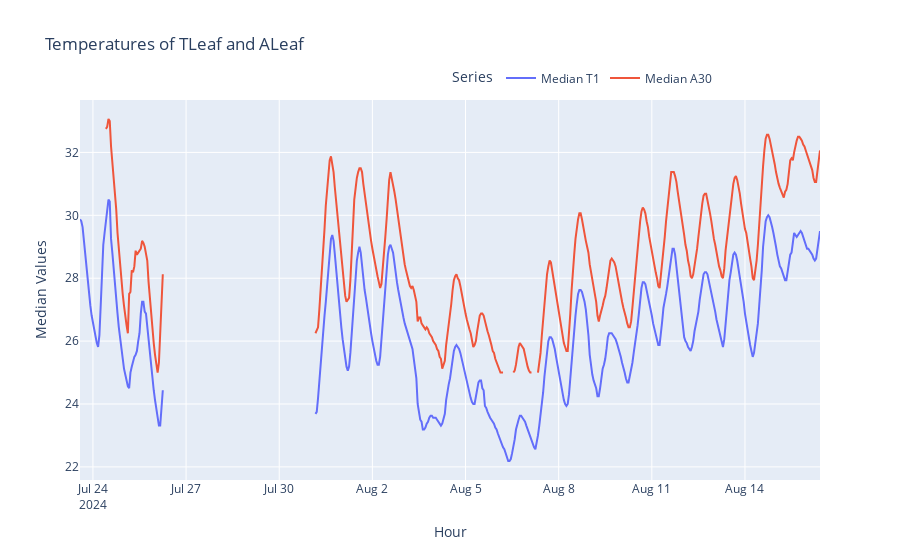

Notebook code for this chart:
### Code cell
# Example usage
plot_median_series(df, 'median_T1', 'median_A30')

### Figure 1 — Plotly figure (JSON) as saved in the notebook; plotly's stock layout.template omitted (floating-point values rounded to 4 significant figures; data arrays with more than 128 entries replaced by an {"elided": "..."} marker saying what was removed)
{"data": [{"mode": "lines", "name": "Median T1", "type": "scatter", "x": {"elided": "573 str values"}, "y": {"elided": "573 float values"}}, {"mode": "lines", "name": "Median A30", "type": "scatter", "x": {"elided": "573 str values"}, "y": {"elided": "573 float values"}}], "layout": {"hovermode": "x unified", "legend": {"orientation": "h", "title": {"text": "Series"}, "x": 0.5, "xanchor": "left", "y": 1.02, "yanchor": "bottom"}, "title": {"text": "Temperatures of TLeaf and ALeaf"}, "xaxis": {"title": {"text": "Hour"}}, "yaxis": {"title": {"text": "Median Values"}}}}
